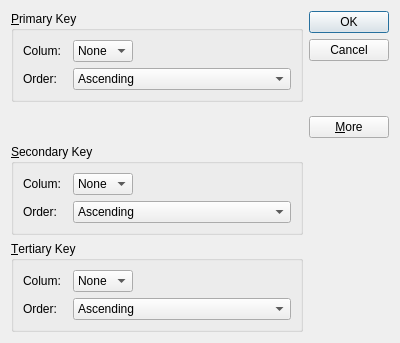
<?xml version="1.0" encoding="UTF-8"?>
<ui version="4.0">
 <class>Dialog</class>
 <widget class="QDialog" name="Dialog">
  <property name="geometry">
   <rect>
    <x>0</x>
    <y>0</y>
    <width>400</width>
    <height>343</height>
   </rect>
  </property>
  <property name="windowTitle">
   <string>Dialog</string>
  </property>
  <layout class="QGridLayout" name="gridLayout_4">
   <item row="0" column="0">
    <widget class="QGroupBox" name="groupBox">
     <property name="title">
      <string>&amp;Primary Key</string>
     </property>
     <layout class="QGridLayout" name="gridLayout">
      <item row="2" column="2" colspan="2">
       <widget class="QComboBox" name="comboBox_2">
        <item>
         <property name="text">
          <string>Ascending</string>
         </property>
        </item>
        <item>
         <property name="text">
          <string>Descending</string>
         </property>
        </item>
       </widget>
      </item>
      <item row="0" column="3">
       <spacer name="horizontalSpacer">
        <property name="orientation">
         <enum>Qt::Horizontal</enum>
        </property>
        <property name="sizeHint" stdset="0">
         <size>
          <width>88</width>
          <height>20</height>
         </size>
        </property>
       </spacer>
      </item>
      <item row="0" column="0">
       <widget class="QLabel" name="label">
        <property name="text">
         <string>Colum:</string>
        </property>
       </widget>
      </item>
      <item row="2" column="0" colspan="2">
       <widget class="QLabel" name="label_2">
        <property name="text">
         <string>Order:</string>
        </property>
       </widget>
      </item>
      <item row="0" column="2">
       <widget class="QComboBox" name="comboBox">
        <item>
         <property name="text">
          <string>None</string>
         </property>
        </item>
       </widget>
      </item>
     </layout>
    </widget>
   </item>
   <item row="1" column="0">
    <spacer name="verticalSpacer_2">
     <property name="orientation">
      <enum>Qt::Vertical</enum>
     </property>
     <property name="sizeHint" stdset="0">
      <size>
       <width>20</width>
       <height>13</height>
      </size>
     </property>
    </spacer>
   </item>
   <item row="2" column="0">
    <widget class="QGroupBox" name="groupBox_2">
     <property name="title">
      <string>&amp;Secondary Key</string>
     </property>
     <layout class="QGridLayout" name="gridLayout_2">
      <item row="2" column="2" colspan="2">
       <widget class="QComboBox" name="comboBox_3">
        <item>
         <property name="text">
          <string>Ascending</string>
         </property>
        </item>
        <item>
         <property name="text">
          <string>Descending</string>
         </property>
        </item>
       </widget>
      </item>
      <item row="0" column="3">
       <spacer name="horizontalSpacer_2">
        <property name="orientation">
         <enum>Qt::Horizontal</enum>
        </property>
        <property name="sizeHint" stdset="0">
         <size>
          <width>70</width>
          <height>20</height>
         </size>
        </property>
       </spacer>
      </item>
      <item row="0" column="0">
       <widget class="QLabel" name="label_3">
        <property name="text">
         <string>Colum:</string>
        </property>
       </widget>
      </item>
      <item row="2" column="0" colspan="2">
       <widget class="QLabel" name="label_4">
        <property name="text">
         <string>Order:</string>
        </property>
       </widget>
      </item>
      <item row="0" column="2">
       <widget class="QComboBox" name="comboBox_4">
        <item>
         <property name="text">
          <string>None</string>
         </property>
        </item>
       </widget>
      </item>
     </layout>
    </widget>
   </item>
   <item row="3" column="0">
    <widget class="QGroupBox" name="groupBox_3">
     <property name="title">
      <string>&amp;Tertiary Key</string>
     </property>
     <layout class="QGridLayout" name="gridLayout_3">
      <item row="2" column="2" colspan="2">
       <widget class="QComboBox" name="comboBox_5">
        <item>
         <property name="text">
          <string>Ascending</string>
         </property>
        </item>
        <item>
         <property name="text">
          <string>Descending</string>
         </property>
        </item>
       </widget>
      </item>
      <item row="0" column="3">
       <spacer name="horizontalSpacer_3">
        <property name="orientation">
         <enum>Qt::Horizontal</enum>
        </property>
        <property name="sizeHint" stdset="0">
         <size>
          <width>70</width>
          <height>20</height>
         </size>
        </property>
       </spacer>
      </item>
      <item row="0" column="0">
       <widget class="QLabel" name="label_5">
        <property name="text">
         <string>Colum:</string>
        </property>
       </widget>
      </item>
      <item row="2" column="0" colspan="2">
       <widget class="QLabel" name="label_6">
        <property name="text">
         <string>Order:</string>
        </property>
       </widget>
      </item>
      <item row="0" column="2">
       <widget class="QComboBox" name="comboBox_6">
        <item>
         <property name="text">
          <string>None</string>
         </property>
        </item>
       </widget>
      </item>
     </layout>
    </widget>
   </item>
   <item row="0" column="1" rowspan="2">
    <layout class="QVBoxLayout" name="verticalLayout">
     <item>
      <widget class="QDialogButtonBox" name="buttonBox">
       <property name="orientation">
        <enum>Qt::Vertical</enum>
       </property>
       <property name="standardButtons">
        <set>QDialogButtonBox::Cancel|QDialogButtonBox::Ok</set>
       </property>
      </widget>
     </item>
     <item>
      <spacer name="verticalSpacer">
       <property name="orientation">
        <enum>Qt::Vertical</enum>
       </property>
       <property name="sizeHint" stdset="0">
        <size>
         <width>20</width>
         <height>15</height>
        </size>
       </property>
      </spacer>
     </item>
     <item>
      <widget class="QPushButton" name="moreButton">
       <property name="text">
        <string>&amp;More</string>
       </property>
      </widget>
     </item>
    </layout>
   </item>
  </layout>
 </widget>
 <tabstops>
  <tabstop>buttonBox</tabstop>
  <tabstop>moreButton</tabstop>
  <tabstop>comboBox</tabstop>
  <tabstop>comboBox_2</tabstop>
  <tabstop>comboBox_4</tabstop>
  <tabstop>comboBox_3</tabstop>
  <tabstop>comboBox_6</tabstop>
  <tabstop>comboBox_5</tabstop>
 </tabstops>
 <resources/>
 <connections>
  <connection>
   <sender>buttonBox</sender>
   <signal>accepted()</signal>
   <receiver>Dialog</receiver>
   <slot>accept()</slot>
   <hints>
    <hint type="sourcelabel">
     <x>248</x>
     <y>254</y>
    </hint>
    <hint type="destinationlabel">
     <x>157</x>
     <y>274</y>
    </hint>
   </hints>
  </connection>
  <connection>
   <sender>buttonBox</sender>
   <signal>rejected()</signal>
   <receiver>Dialog</receiver>
   <slot>reject()</slot>
   <hints>
    <hint type="sourcelabel">
     <x>316</x>
     <y>260</y>
    </hint>
    <hint type="destinationlabel">
     <x>286</x>
     <y>274</y>
    </hint>
   </hints>
  </connection>
 </connections>
</ui>
